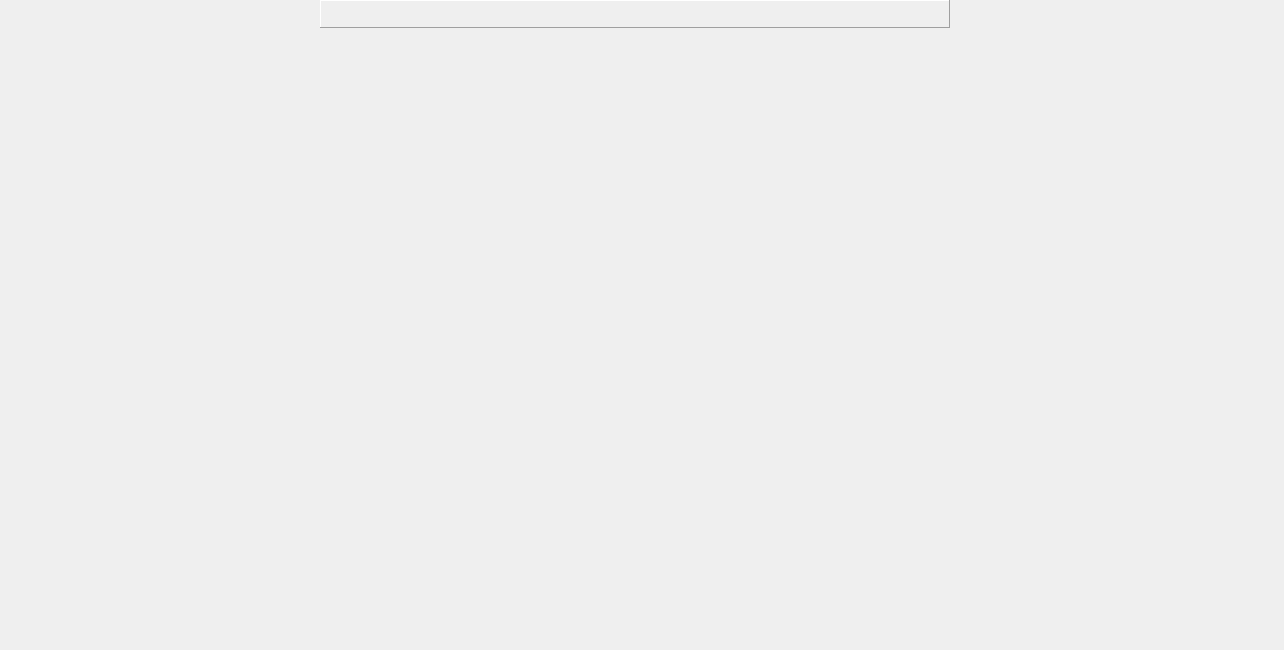
<?xml version="1.0" encoding="UTF-8"?>
<ui version="4.0">
 <class>CoupPaint</class>
 <widget class="QFrame" name="CoupPaint">
  <property name="geometry">
   <rect>
    <x>0</x>
    <y>0</y>
    <width>1284</width>
    <height>650</height>
   </rect>
  </property>
  <property name="font">
   <font>
    <pointsize>8</pointsize>
   </font>
  </property>
  <property name="windowTitle">
   <string/>
  </property>
  <property name="autoFillBackground">
   <bool>true</bool>
  </property>
  <widget class="QLabel" name="label_head">
   <property name="geometry">
    <rect>
     <x>320</x>
     <y>0</y>
     <width>630</width>
     <height>28</height>
    </rect>
   </property>
   <property name="autoFillBackground">
    <bool>true</bool>
   </property>
   <property name="frameShape">
    <enum>QFrame::Panel</enum>
   </property>
   <property name="frameShadow">
    <enum>QFrame::Raised</enum>
   </property>
   <property name="text">
    <string/>
   </property>
   <property name="alignment">
    <set>Qt::AlignCenter</set>
   </property>
  </widget>
 </widget>
 <resources/>
 <connections/>
</ui>
